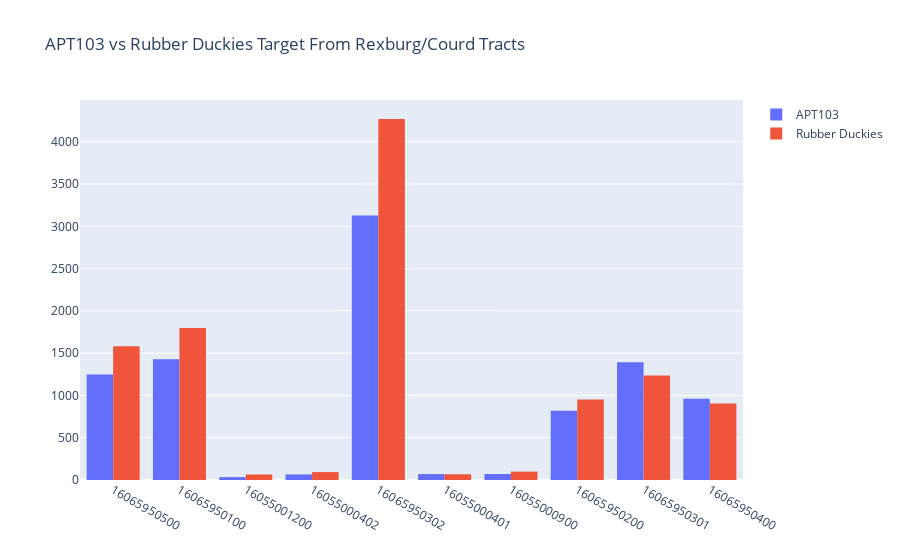

The code cell stored with this chart in its notebook:
### Markdown cell above
## Apt103 vs Rubber Duckies

### Code cell
rd_dat = pl.from_arrow(pq.read_table("./data/rubber_duckies_target.parquet"))
rd_dat = rd_dat.with_columns(pl.col("tractcode").cast(pl.Utf8))
rd_dat = dat.join(rd_dat, how="left", on="tractcode")\
            .with_columns(rd_percent_active = (pl.col("rubber_duckies_target")/pl.col("population") * 100))\
            .drop("cnamelong_right").filter(pl.col("tractcode").is_in(rexburg_tracts) | pl.col("tractcode").is_in(courd_tracts))
rd_dat


import plotly.graph_objects as go

fig = go.Figure()
fig.add_trace(go.Histogram(histfunc="sum",y=rd_dat["target"], x=rd_dat["tractcode"], name="APT103"))
fig.add_trace(go.Histogram(histfunc="sum", y=rd_dat["rubber_duckies_target"], x=rd_dat["tractcode"], name="Rubber Duckies"))
fig.update_layout(title="APT103 vs Rubber Duckies Target From Rexburg/Courd Tracts")
fig.show()

### Figure 1 — Plotly figure (JSON) as saved in the notebook; plotly's stock layout.template omitted (floating-point values rounded to 4 significant figures)
{"data": [{"histfunc": "sum", "name": "APT103", "type": "histogram", "x": ["16065950500", "16065950100", "16055001200", "16055000402", "16065950302", "16055000401", "16055000900", "16065950200", "16065950301", "16065950400"], "y": [1248.0, 1428.0, 34, 66, 3127, 70, 71, 820, 1392, 961]}, {"histfunc": "sum", "name": "Rubber Duckies", "type": "histogram", "x": ["16065950500", "16065950100", "16055001200", "16055000402", "16065950302", "16055000401", "16055000900", "16065950200", "16065950301", "16065950400"], "y": [1582, 1798, 65, 94, 4269, 68, 99, 952, 1237, 904]}], "layout": {"title": {"text": "APT103 vs Rubber Duckies Target From Rexburg/Courd Tracts"}}}
